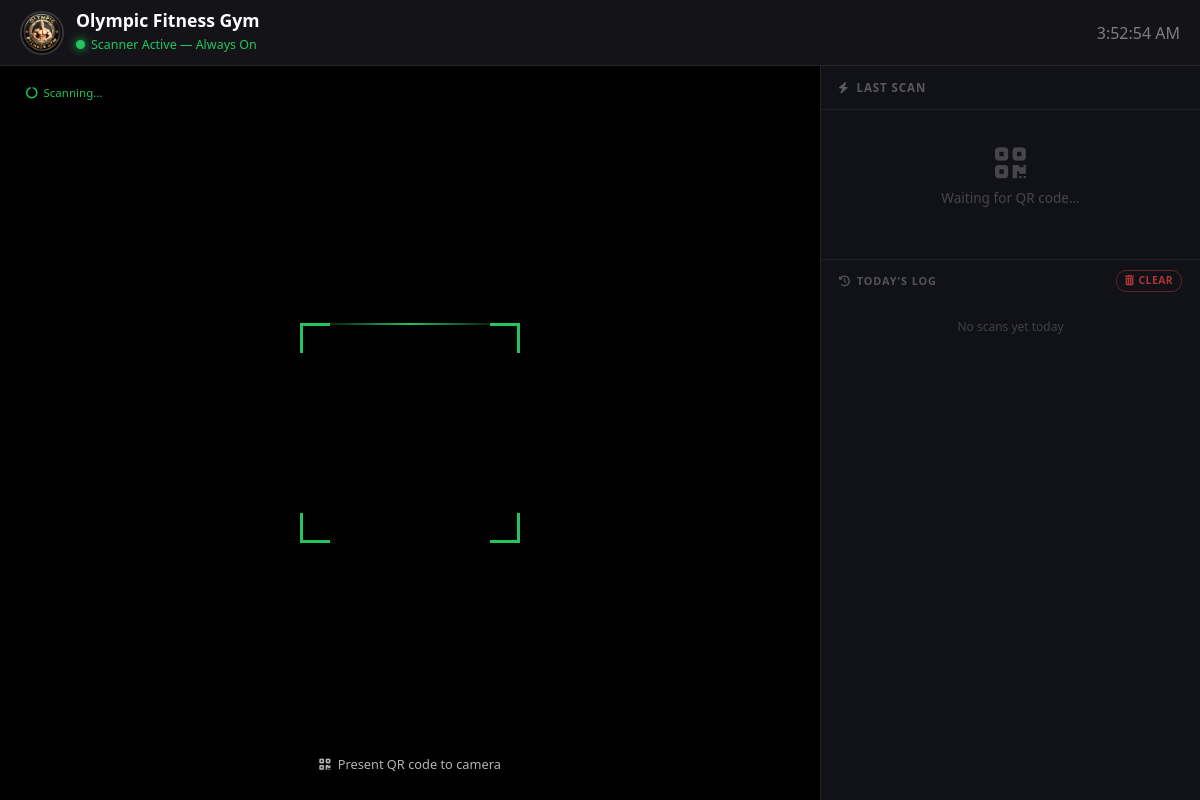
The app's page /qr_scanner_bg.php, older data.
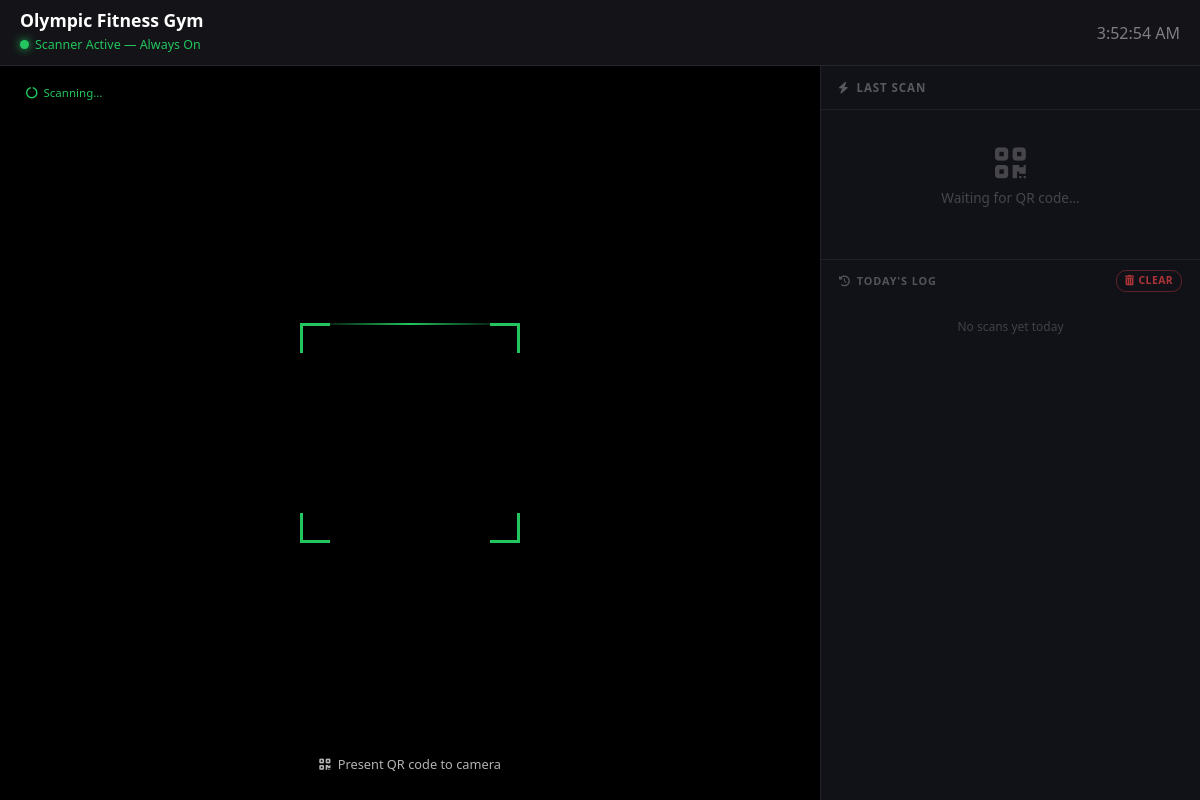
The same page, newer data.
### tables this page shows
CREATE TABLE `gym_settings` (
  `id` int(11) NOT NULL,
  `gym_name` varchar(255) NOT NULL DEFAULT 'Gym Management System',
  `logo_path` varchar(255) NOT NULL DEFAULT 'gym logo.jpg',
  `background_path` varchar(255) NOT NULL DEFAULT 'gym background.jpg',
  `updated_at` timestamp NOT NULL DEFAULT current_timestamp() ON UPDATE current_timestamp(),
  `sidebar_theme` varchar(50) NOT NULL DEFAULT 'primary',
  `student_discount_enabled` tinyint(1) DEFAULT 1,
  `per_session_fee` decimal(10,2) DEFAULT 50.00,
  `half_month_fee` decimal(10,2) DEFAULT 300.00,
  `one_month_fee` decimal(10,2) DEFAULT 500.00,
  `two_months_fee` decimal(10,2) DEFAULT 900.00,
  `three_months_fee` decimal(10,2) DEFAULT 1300.00,
  `four_months_fee` decimal(10,2) DEFAULT 1700.00,
  `five_months_fee` decimal(10,2) DEFAULT 2100.00,
  `six_months_fee` decimal(10,2) DEFAULT 2500.00,
  `seven_months_fee` decimal(10,2) DEFAULT 2900.00,
  `eight_months_fee` decimal(10,2) DEFAULT 3300.00,
  `nine_months_fee` decimal(10,2) DEFAULT 3700.00,
  `ten_months_fee` decimal(10,2) DEFAULT 4100.00,
  `eleven_months_fee` decimal(10,2) DEFAULT 4500.00,
  `one_year_fee` decimal(10,2) DEFAULT 5000.00,
  `two_years_fee` decimal(10,2) DEFAULT 9000.00,
  `three_years_fee` decimal(10,2) DEFAULT 13000.00
);

### qr_scanner_bg.php (the view, shortened to what this page needs)
<?php
include "config/db.php";
$settings = $conn->query("SELECT * FROM gym_settings WHERE id = 1")->fetch_assoc();
$gym_name = htmlspecialchars($settings['gym_name']);
$logo_src = htmlspecialchars($settings['logo_path']);
?>
<!DOCTYPE html>
<html lang="en">
<head>
<link href="https://cdn.jsdelivr.net/npm/bootstrap@5.3.0/dist/css/bootstrap.min.css" rel="stylesheet">
<link href="https://cdnjs.cloudflare.com/ajax/libs/font-awesome/6.0.0/css/all.min.css" rel="stylesheet">
</head>
<body>
<div class="gym-header">
  <div class="gym-info">
    <img id="gym-logo" src="<?php echo $logo_src; ?>" alt="Logo" onerror="this.style.display='none'">
    <div>
      <h1 id="gym-name"><?php echo $gym_name; ?></h1>
      <div><span class="status-dot"></span><span class="status-text">Scanner Active — Always On</span></div>
    </div>
  </div>
  <div id="clock">--:--:--</div>
</div>
<div class="scanner-layout">
  <div class="camera-panel">
    <div id="qr-reader"></div>
    <div class="scan-overlay">
      <div class="scan-frame">
        <div class="scan-line"></div>
        <div class="corner-br"></div>
        <div class="corner-bl"></div>
      </div>
    </div>
    <div class="scanning-badge">
      <i class="fas fa-circle-notch spin"></i> Scanning…
    </div>
    <div class="scan-hint">
      <i class="fas fa-qrcode me-1"></i> Present QR code to camera
    </div>
  </div>
  <div class="result-panel">
    <div class="panel-title"><i class="fas fa-bolt me-1"></i> Last Scan</div>
    <div id="current-result">
      <div class="result-idle">
        <i class="fas fa-qrcode"></i>
        <p>Waiting for QR code…</p>
      </div>
    </div>
    <div class="log-title">
      <span><i class="fas fa-history"></i> Today's Log</span>
      <button id="btn-clear-log" onclick="askClearLog()" title="Clear today's log">
        <i class="fas fa-trash-alt me-1"></i>Clear
      </button>
    </div>
    <div id="scan-log"></div>
  </div>
</div>
</body>
</html>

### qr_scanner_bg.php (style rules this page uses)
* { box-sizing:border-box;margin:0;padding:0 }
body { background:#0a0a0f;color:#fff;font-family:'Segoe UI',sans-serif;height:100vh;overflow:hidden;display:flex;flex-direction:column }
.gym-header { display:flex;align-items:center;justify-content:space-between;padding:10px 20px;background:rgba(255,255,255,.04);border-bottom:1px solid rgba(255,255,255,.08);flex-shrink:0 }
.gym-header .gym-info { display:flex;align-items:center;gap:12px }
.gym-header h1 { font-size:1.1rem;font-weight:700;margin:0 }
.status-dot { width:9px;height:9px;border-radius:50%;background:#22c55e;box-shadow:0 0 8px #22c55e;animation:pulse-dot 2s infinite;display:inline-block;margin-right:6px }
.status-text { font-size:.78rem;color:#22c55e }
#clock { font-size:1rem;color:rgba(255,255,255,.45);font-variant-numeric:tabular-nums }
.scanner-layout { flex:1;display:grid;grid-template-columns:1fr 380px;overflow:hidden }
.camera-panel { position:relative;background:#000;display:flex;align-items:center;justify-content:center;overflow:hidden }
#qr-reader { width:100%;height:100% }
.scan-overlay { position:absolute;inset:0;pointer-events:none;display:flex;align-items:center;justify-content:center }
.scan-frame { width:220px;height:220px;position:relative }
.scan-frame::before,.scan-frame::after,.corner-br,.corner-bl { content:'';position:absolute;width:30px;height:30px;border-color:#22c55e;border-style:solid }
.scan-frame::before { top:0;left:0;border-width:3px 0 0 3px }
.scan-frame::after { top:0;right:0;border-width:3px 3px 0 0 }
.corner-br { bottom:0;right:0;border-width:0 3px 3px 0 }
.corner-bl { position:absolute;bottom:0;left:0;width:30px;height:30px;border:3px solid #22c55e;border-width:0 0 3px 3px }
.scan-line { position:absolute;left:5%;right:5%;top:0;height:2px;background:linear-gradient(90deg,transparent,#22c55e,transparent);animation:scan-anim 2s linear infinite }
.scan-hint { position:absolute;bottom:20px;left:50%;transform:translateX(-50%);background:rgba(0,0,0,.6);color:rgba(255,255,255,.7);padding:6px 18px;border-radius:20px;font-size:.8rem;white-space:nowrap }
.scanning-badge { position:absolute;top:14px;left:14px;background:rgba(0,0,0,.6);color:#22c55e;font-size:.72rem;padding:4px 12px;border-radius:20px;display:flex;align-items:center;gap:6px }
.spin { animation:spin 1s linear infinite }
.result-panel { background:#111118;border-left:1px solid rgba(255,255,255,.07);display:flex;flex-direction:column;overflow:hidden;position:relative }
.panel-title { padding:13px 18px;font-size:.72rem;font-weight:700;letter-spacing:.08em;text-transform:uppercase;color:rgba(255,255,255,.3);border-bottom:1px solid rgba(255,255,255,.06);flex-shrink:0 }
#current-result { flex-shrink:0;padding:16px;border-bottom:1px solid rgba(255,255,255,.06);min-height:150px;display:flex;align-items:center;justify-content:center }
.result-idle { text-align:center;color:rgba(255,255,255,.22) }
.result-idle i { font-size:2.2rem;margin-bottom:8px;display:block }
.result-idle p { font-size:.85rem }
.log-title { padding:10px 18px 6px 18px;font-size:.68rem;font-weight:700;letter-spacing:.08em;text-transform:uppercase;color:rgba(255,255,255,.28);flex-shrink:0;display:flex;align-items:center;justify-content:space-between }
.log-title span { display:flex;align-items:center;gap:6px }
#btn-clear-log { background:none;border:1px solid rgba(239,68,68,.35);color:rgba(239,68,68,.7);font-size:.65rem;padding:2px 8px;border-radius:10px;cursor:pointer;letter-spacing:.04em;font-weight:600;transition:all .2s;text-transform:uppercase }
#scan-log { flex:1;overflow-y:auto;padding:0 10px 10px }
#gym-logo { width:44px;height:44px;border-radius:50%;object-fit:cover;border:2px solid rgba(255,255,255,.15) }

Row changes from the older to the newer data that the page shows:
changed gym_settings "Olympic Fitness Gym": logo_path: picture removed
